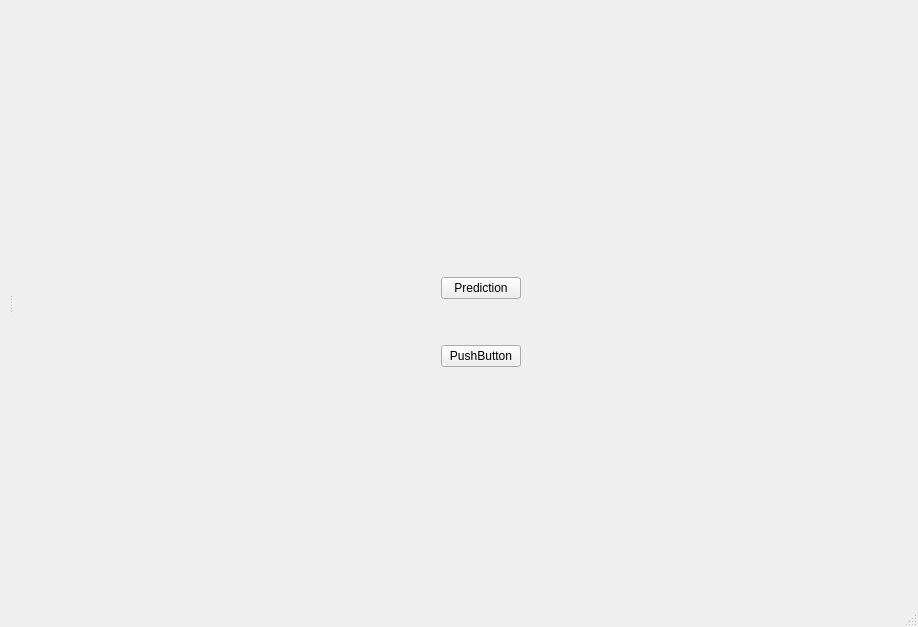
<?xml version="1.0" encoding="UTF-8"?>
<ui version="4.0">
 <class>Viewer</class>
 <widget class="QMainWindow" name="Viewer">
  <property name="geometry">
   <rect>
    <x>0</x>
    <y>0</y>
    <width>918</width>
    <height>627</height>
   </rect>
  </property>
  <property name="windowTitle">
   <string>MainWindow</string>
  </property>
  <widget class="QWidget" name="centralwidget">
   <layout class="QHBoxLayout" name="horizontalLayout_2">
    <item>
     <widget class="QSplitter" name="splitter">
      <property name="orientation">
       <enum>Qt::Horizontal</enum>
      </property>
      <widget class="QWidget" name="layoutWidget">
       <layout class="QVBoxLayout" name="verticalLayout">
        <property name="sizeConstraint">
         <enum>QLayout::SetMaximumSize</enum>
        </property>
       </layout>
      </widget>
      <widget class="QWidget" name="layoutWidget">
       <layout class="QVBoxLayout" name="verticalLayout_3">
        <item>
         <spacer name="verticalSpacer_2">
          <property name="orientation">
           <enum>Qt::Vertical</enum>
          </property>
          <property name="sizeType">
           <enum>QSizePolicy::Fixed</enum>
          </property>
          <property name="sizeHint" stdset="0">
           <size>
            <width>20</width>
            <height>40</height>
           </size>
          </property>
         </spacer>
        </item>
        <item>
         <layout class="QHBoxLayout" name="horizontalLayout">
          <item>
           <spacer name="horizontalSpacer">
            <property name="orientation">
             <enum>Qt::Horizontal</enum>
            </property>
            <property name="sizeType">
             <enum>QSizePolicy::Fixed</enum>
            </property>
            <property name="sizeHint" stdset="0">
             <size>
              <width>40</width>
              <height>20</height>
             </size>
            </property>
           </spacer>
          </item>
          <item>
           <layout class="QVBoxLayout" name="verticalLayout_2">
            <property name="sizeConstraint">
             <enum>QLayout::SetFixedSize</enum>
            </property>
            <item>
             <widget class="QPushButton" name="MainWindowButton">
              <property name="sizePolicy">
               <sizepolicy hsizetype="Fixed" vsizetype="Fixed">
                <horstretch>0</horstretch>
                <verstretch>0</verstretch>
               </sizepolicy>
              </property>
              <property name="text">
               <string>Prediction</string>
              </property>
             </widget>
            </item>
            <item>
             <spacer name="verticalSpacer">
              <property name="orientation">
               <enum>Qt::Vertical</enum>
              </property>
              <property name="sizeType">
               <enum>QSizePolicy::Fixed</enum>
              </property>
              <property name="sizeHint" stdset="0">
               <size>
                <width>20</width>
                <height>40</height>
               </size>
              </property>
             </spacer>
            </item>
            <item>
             <widget class="QPushButton" name="pushButton_2">
              <property name="sizePolicy">
               <sizepolicy hsizetype="Fixed" vsizetype="Fixed">
                <horstretch>0</horstretch>
                <verstretch>0</verstretch>
               </sizepolicy>
              </property>
              <property name="text">
               <string>PushButton</string>
              </property>
             </widget>
            </item>
           </layout>
          </item>
         </layout>
        </item>
       </layout>
      </widget>
     </widget>
    </item>
   </layout>
  </widget>
  <widget class="QMenuBar" name="menubar">
   <property name="geometry">
    <rect>
     <x>0</x>
     <y>0</y>
     <width>918</width>
     <height>22</height>
    </rect>
   </property>
  </widget>
  <widget class="QStatusBar" name="statusbar"/>
 </widget>
 <resources/>
 <connections/>
</ui>
